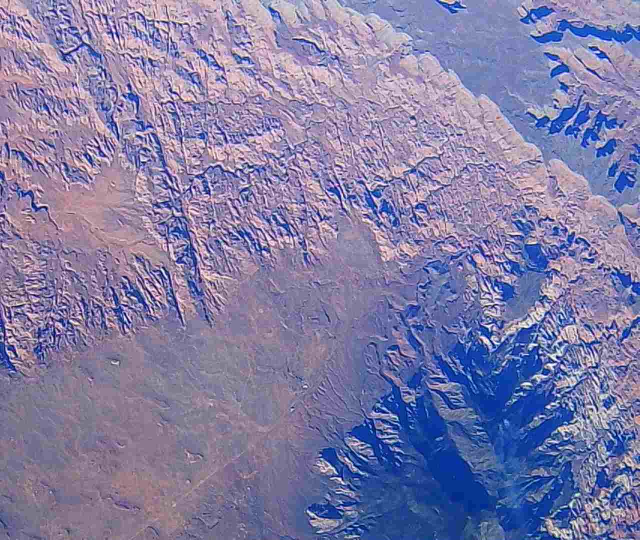
#> input picture frames/floating/img_006884.jpg, 1280 x 1080 px (shown at 1/2 size); its folder holds only this picture in this run
$ python build_corrected_frames.py
#> lines starting #> are read from the running program, lines starting #| are printed output that depends on the picture; after the words box and inside, x2 and y2 are one past the last pixel; in counts of white or black regions, pixels touching at a corner belong together
#!/usr/bin/env python3
"""Build colour-corrected annotation frames from the released raw frames.

Why this exists
---------------
The WORLD-10 camera recorded with an uncorrected white balance. At altitude the
whole scene is shifted strongly toward blue/violet, which makes green vegetation
read as grey-olive and makes shadowed rock read as blue. Annotators cannot apply
manual rule A-1 ("hue reads green") to imagery in that state, and the first
calibration checkpoint showed four annotators producing four different answers
because of it.

This script removes the *colour cast* only. It does not remove haze. Veiling
contrast loss is a separate physical effect that is preserved deliberately, so
the `clarity` quality flag still measures something real.

Method
------
For each frame:

1. Build a terrain reference population, excluding
   - dark pixels (water, deep shadow),
   - near-clipped bright pixels,
   - pixels that are already green-dominant, so that vegetation does not drag
     the reference toward green and suppress itself.
2. Take the per-channel median of that population.
3. Scale each channel so the median lands on a fixed bare-desert reference
   colour measured from USGS NAIP 2023 over the flight corridor.

The target is a single global constant, so every frame's terrain is normalised
to the same appearance. This deliberately discards real between-frame geology
and illumination differences: the output is an *annotation aid*, not a
radiometric product. `frames/` remains the authoritative released imagery.

Outputs
-------
frames_corrected/<phase>/<image>          corrected JPEGs
metadata/colour_correction.csv            per-frame gains and diagnostics
"""

from __future__ import annotations

import argparse
import csv
import hashlib
from pathlib import Path

import numpy as np
from PIL import Image

# Bare-desert median measured from USGS NAIP 2023 (public domain) over the
# Glen Canyon / Page corridor the flight crosses. See metadata/provenance.yaml.
TARGET_RGB = np.array([183.0, 136.0, 102.0])

DARK_V = 0.24  # below this is water or deep shadow, not terrain
BRIGHT_V = 0.92  # above this is near-clipped, unreliable for a reference
MIN_REFERENCE_PX = 20000
GAIN_LIMITS = (0.40, 3.00)

FIELDS = [
    "image",
    "phase",
    "ref_r",
    "ref_g",
    "ref_b",
    "gain_r",
    "gain_g",
    "gain_b",
    "reference_px",
    "clipped_after",
    "green_fraction",
    "green_largest_blob_px",
    "sha256",
]

# Green as manual rule A-1 defines it, applied to the corrected image.
#
# The upper hue bound is 150 deg, not 170. Swimming pools, lined industrial
# ponds and shallow turquoise water sit at 165-200 deg and were inflating this
# measurement by roughly 2x on frames that contain the town of Page. The value
# ceiling excludes those same bright cyan surfaces; living vegetation in this
# scene is dark (typical corrected RGB around 60,85,55).
GREEN_HUE = (70.0, 150.0)
GREEN_MIN_SAT = 0.15
GREEN_MIN_VALUE = 0.18
GREEN_MAX_VALUE = 0.70


def green_stats(rgb: np.ndarray) -> tuple[float, int]:
    """Fraction of the corrected frame that reads green, and the largest patch.

    Measured on the float image *before* JPEG encoding. Re-encoding introduces
    chroma artefacts that inflate this figure by up to ~50%, so any published
    number must come from here rather than from the delivered JPEG.
    """
    arr = np.clip(rgb, 0, 255) / 255.0
    mx = arr.max(axis=2)
    mn = arr.min(axis=2)
    diff = mx - mn
    sat = np.where(mx > 0, diff / np.maximum(mx, 1e-9), 0.0)
    r, g, b = arr[..., 0], arr[..., 1], arr[..., 2]
    hue = np.zeros_like(mx)
    safe = diff > 1e-9
    idx = safe & (mx == g)
    hue[idx] = 60.0 * (2.0 + (b[idx] - r[idx]) / diff[idx])
    idx = safe & (mx == b)
    hue[idx] = 60.0 * (4.0 + (r[idx] - g[idx]) / diff[idx])
    idx = safe & (mx == r)
    hue[idx] = 60.0 * (((g[idx] - b[idx]) / diff[idx]) % 6.0)

    mask = (
        (hue >= GREEN_HUE[0])
        & (hue <= GREEN_HUE[1])
        & (sat >= GREEN_MIN_SAT)
        & (mx >= GREEN_MIN_VALUE)
        & (mx <= GREEN_MAX_VALUE)
    )
    if not mask.any():
        return 0.0, 0
    try:
        from scipy import ndimage

        labels, count = ndimage.label(mask)
        largest = (
            int(np.bincount(labels.ravel())[1:].max()) if count else 0
        )
    except Exception:
        largest = -1
    return float(mask.mean()), largest


def terrain_reference(rgb: np.ndarray) -> tuple[np.ndarray, int]:
    """Median RGB of the frame's bare-terrain population."""
    value = rgb.max(axis=2) / 255.0
    usable = (value > DARK_V) & (value < BRIGHT_V)
    # Drop green-dominant pixels so vegetation does not bias its own correction.
    not_green = rgb[..., 1] <= rgb[..., 0]
    population = usable & not_green
    if population.sum() < MIN_REFERENCE_PX:
        population = usable
    if population.sum() < MIN_REFERENCE_PX:
        population = np.ones(value.shape, dtype=bool)
    ref = np.array([np.median(rgb[..., i][population]) for i in range(3)])
    return ref, int(population.sum())


def correct(rgb: np.ndarray) -> tuple[np.ndarray, np.ndarray, np.ndarray, int]:
    ref, n = terrain_reference(rgb)
    gain = np.clip(TARGET_RGB / np.maximum(ref, 1.0), *GAIN_LIMITS)
    out = np.clip(rgb * gain, 0, 255)
    return out, ref, gain, n


def sha256(path: Path) -> str:
    h = hashlib.sha256()
    with path.open("rb") as handle:
        for chunk in iter(lambda: handle.read(1 << 20), b""):
            h.update(chunk)
    return h.hexdigest()


def main() -> None:
    parser = argparse.ArgumentParser(description=__doc__)
    parser.add_argument("--frames", type=Path, default=Path("frames"))
    parser.add_argument("--out", type=Path, default=Path("frames_corrected"))
    parser.add_argument(
        "--manifest", type=Path, default=Path("metadata/colour_correction.csv")
    )
    parser.add_argument("--quality", type=int, default=90)
    args = parser.parse_args()

    rows: list[dict[str, object]] = []
    for phase_dir in sorted(p for p in args.frames.iterdir() if p.is_dir()):
        target_dir = args.out / phase_dir.name
        target_dir.mkdir(parents=True, exist_ok=True)
        for src in sorted(phase_dir.glob("*.jpg")):
            rgb = np.asarray(Image.open(src).convert("RGB")).astype(np.float64)
            out, ref, gain, n = correct(rgb)
#> in terrain_reference, `usable = (value > DARK_V) & (value < BRIGHT_V)`:
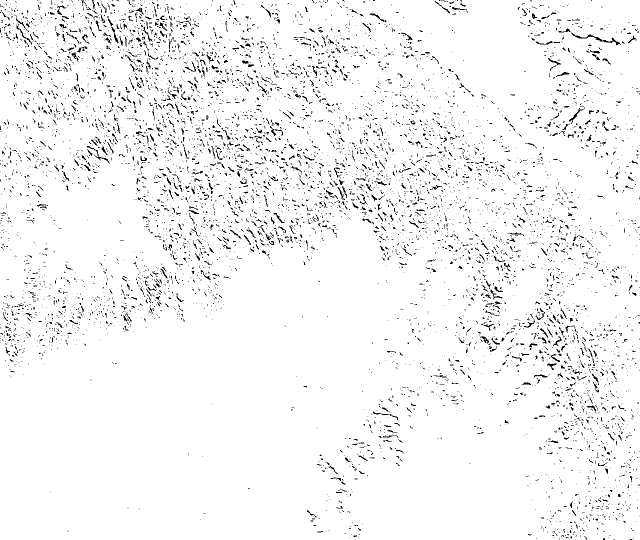
#> usable: shape (1080, 1280) bool (shown at 1/2 size); 96% white; black in thin lines or dots
#> in terrain_reference, `not_green = rgb[..., 1] <= rgb[..., 0]`: not_green: shape (1080, 1280) bool; 69.6% white; 205 black regions (46 under 20 px), largest, box (x1, y1, x2, y2) and area: (560, 410, 1280, 1080) 268758, (671, 0, 1280, 416) 95349, (1216, 538, 1280, 628) 3519
#> in terrain_reference, `population = usable & not_green`:
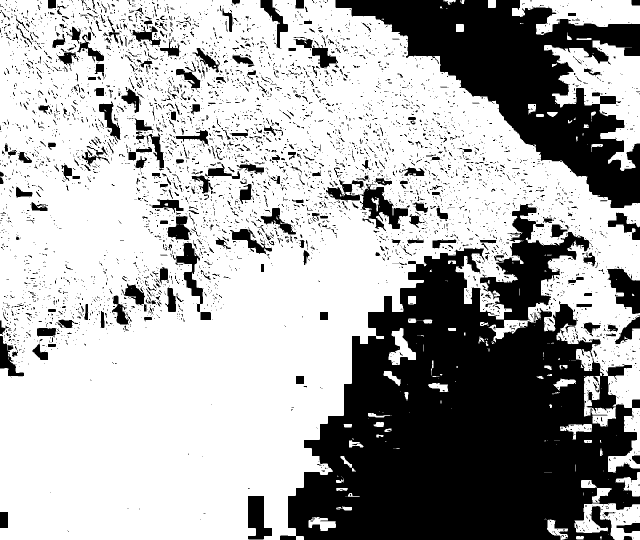
#> population: shape (1080, 1280) bool (shown at 1/2 size); 66.7% white; 5115 black regions (4580 under 20 px), largest, box (x1, y1, x2, y2) and area: (560, 407, 1280, 1080) 271061, (671, 0, 1280, 416) 95953, (720, 367, 816, 462) 3657
#> in terrain_reference, `ref = np.array([np.median(rgb[..., i][population]) for i in range(3)])`: ref = [145, 129, 160]
#> in correct, `ref, n = terrain_reference(rgb)`: n = 922191
#> in correct, `gain = np.clip(TARGET_RGB / np.maximum(ref, 1.0), *GAIN_LIMITS)`: gain = [1.26, 1.05, 0.637]
#> in correct, `out = np.clip(rgb * gain, 0, 255)`:
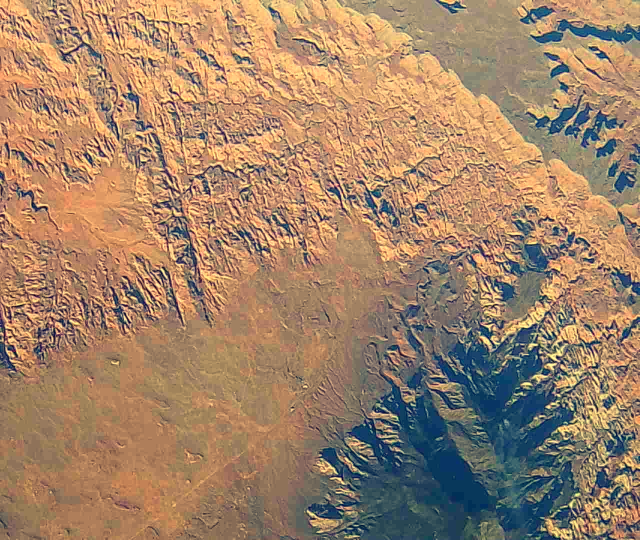
#> out: shape (1080, 1280, 3) float64 (shown at 1/2 size); mean R, G, B 161.4, 131.8, 105.7
#> ref = [145, 129, 160]; gain = [1.26, 1.05, 0.637]; n = 922191
            dst = target_dir / src.name
            frac, blob = green_stats(out)
#> in green_stats, `r, g, b = arr[..., 0], arr[..., 1], arr[..., 2]`:
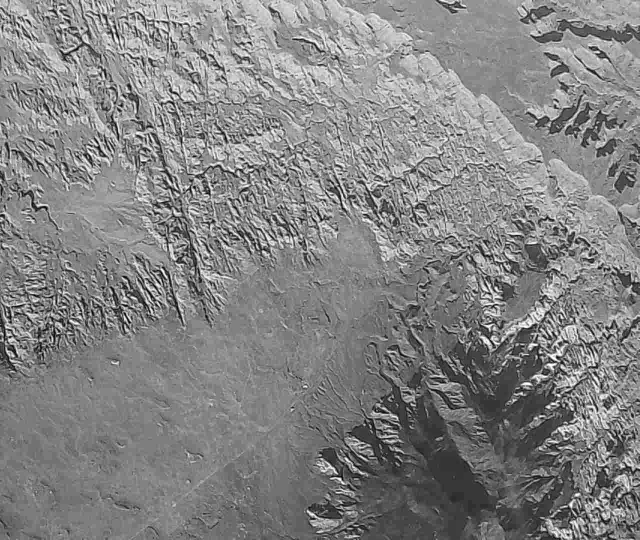
#> g: shape (1080, 1280) float64 (shown at 1/2 size); min 0, max 1, mean 0.517
#> in green_stats, `r, g, b = arr[..., 0], arr[..., 1], arr[..., 2]`:
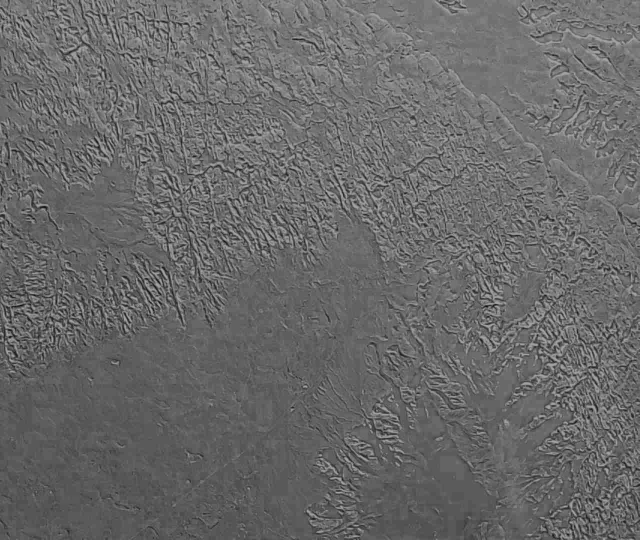
#> b: shape (1080, 1280) float64 (shown at 1/2 size); min 0.0125, max 0.637, mean 0.415
#> in green_stats, `safe = diff > 1e-9`: safe: shape (1080, 1280) bool; every value is 1
#> in green_stats, `idx = safe & (mx == g)`: idx: shape (1080, 1280) bool; 3.6% white; 2359 white regions (2036 under 20 px), largest, box (x1, y1, x2, y2) and area: (903, 868, 1008, 959) 3505, (592, 953, 691, 1080) 2965, (1003, 542, 1088, 623) 2474
#> in green_stats, `idx = safe & (mx == b)`: idx: shape (1080, 1280) bool; 14% white; 1581 white regions (1230 under 20 px), largest, box (x1, y1, x2, y2) and area: (611, 626, 1160, 1080) 128530, (993, 484, 1117, 557) 3559, (1115, 38, 1280, 89) 3336
#> in green_stats, `hue[idx] = 60.0 * (4.0 + (r[idx] - g[idx]) / diff[idx])`: hue: shape (1080, 1280) float64; min 0, max 300, mean 33.7
#> in green_stats, `idx = safe & (mx == r)`: idx: shape (1080, 1280) bool; 82.5% white; 1357 black regions (1047 under 20 px), largest, box (x1, y1, x2, y2) and area: (592, 608, 1194, 1080) 163988, (977, 483, 1117, 623) 8352, (1056, 38, 1280, 93) 5309
#> in green_stats, `hue[idx] = 60.0 * (((g[idx] - b[idx]) / diff[idx]) % 6.0)`:
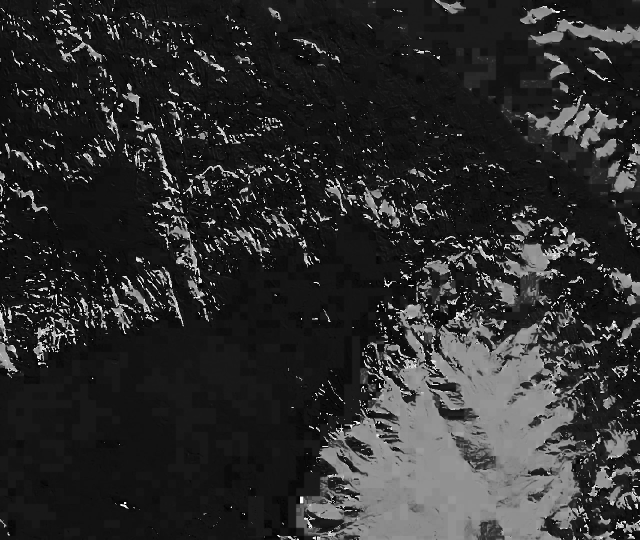
#> hue: shape (1080, 1280) float64 (shown at 1/2 size); min 0.0189, max 360, mean 65.1; drawn with min black and max white
#> in green_stats, `mask = ( (hue >= GREEN_HUE[0]) & (hue <= GREEN_HUE[1]) & (sat >= GREEN..`:
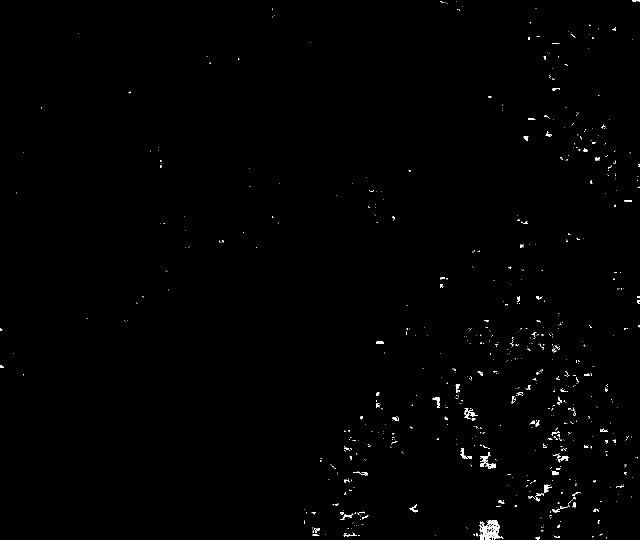
#> mask: shape (1080, 1280) bool (shown at 1/2 size); 0.51% white in thin lines or dots
#> in green_stats, `labels, count = ndimage.label(mask)`: labels: shape (1080, 1280) int32; 1030 distinct labels, from 0 to 1029
#> in green_stats, `labels, count = ndimage.label(mask)`: count = 1029
#> in green_stats, `largest = ( int(np.bincount(labels.ravel())[1:].max()) if count else 0 )`: largest = 939
#> frac = 0.00508; blob = 939
            Image.fromarray(out.astype(np.uint8)).save(dst, quality=args.quality)
            rows.append(
                {
                    "image": src.name,
                    "phase": phase_dir.name,
                    "ref_r": round(ref[0], 2),
                    "ref_g": round(ref[1], 2),
                    "ref_b": round(ref[2], 2),
                    "gain_r": round(gain[0], 4),
                    "gain_g": round(gain[1], 4),
                    "gain_b": round(gain[2], 4),
                    "reference_px": n,
                    "clipped_after": round(float((out >= 255).mean()), 6),
                    "green_fraction": round(frac, 6),
                    "green_largest_blob_px": blob,
                    "sha256": sha256(dst),
                }
            )
#> pass 2 of the loop in main, `for phase_dir in sorted(p for p in args.frames.iterdir() if p.is_dir()):`:
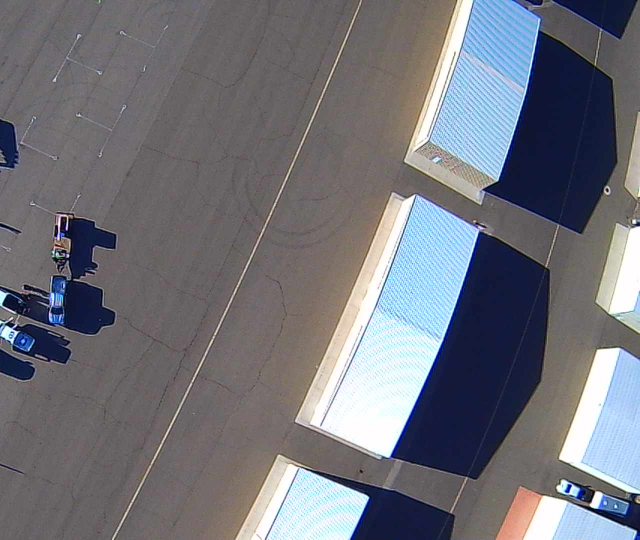
#> input picture frames/launching/img_002742.jpg, 1280 x 1080 px (shown at 1/2 size)
#> in terrain_reference (call 2), `usable = (value > DARK_V) & (value < BRIGHT_V)`:
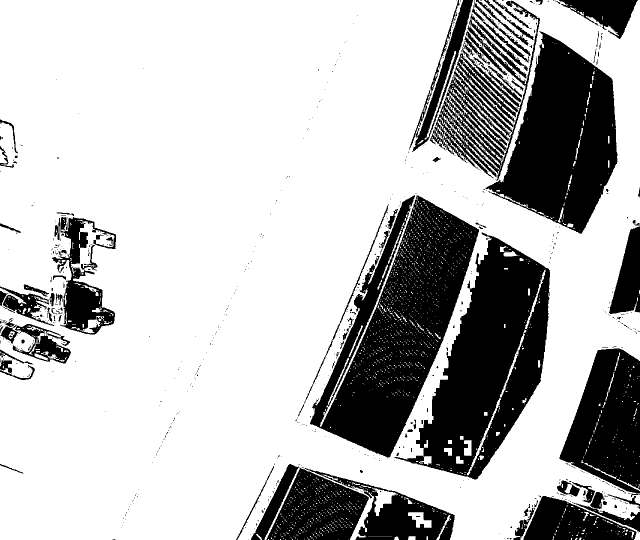
#> usable: shape (1080, 1280) bool (shown at 1/2 size); 73.4% white; 711 black regions (601 under 20 px), largest, box (x1, y1, x2, y2) and area: (620, 390, 958, 915) 81891, (789, 465, 1100, 959) 71004, (971, 63, 1235, 468) 59940
#> not_green: shape (1080, 1280) bool; 70.7% white; 138 black regions (89 under 20 px), largest, box (x1, y1, x2, y2) and area: (634, 390, 1096, 959) 157725, (848, 0, 1232, 465) 117713, (1097, 688, 1280, 1080) 41139
#> population: shape (1080, 1280) bool; 66.6% white; 454 black regions (391 under 20 px), largest, box (x1, y1, x2, y2) and area: (620, 390, 1104, 959) 176177, (824, 0, 1235, 470) 123888, (1047, 688, 1280, 1080) 54186
#> in terrain_reference (call 2), `ref = np.array([np.median(rgb[..., i][population]) for i in range(3)])`: ref = [109, 103, 103]
#> in main, `out, ref, gain, n = correct(rgb)`: gain = [1.68, 1.32, 0.99]; n = 921083
#> safe: shape (1080, 1280) bool; 100% white; black in thin lines or dots, all inside (x1, y1, x2, y2) = (1147, 104, 1148, 105)
#> in green_stats (call 2), `hue[idx] = 60.0 * (((g[idx] - b[idx]) / diff[idx]) % 6.0)`:
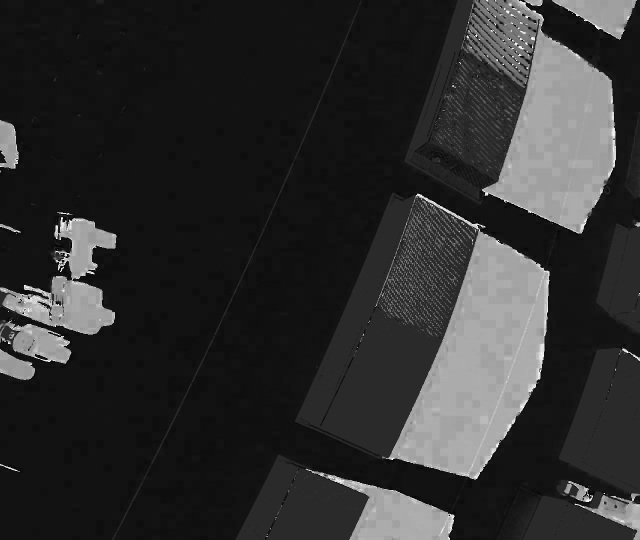
#> hue: shape (1080, 1280) float64 (shown at 1/2 size); min 0, max 359.7, mean 67.5; drawn with min black and max white
#> mask: shape (1080, 1280) bool; 0.02% white in thin lines or dots
#> count = 87
#> largest = 67
#> frac = 0.000188; blob = 67

    args.manifest.parent.mkdir(parents=True, exist_ok=True)
    with args.manifest.open("w", newline="\n") as handle:
        writer = csv.DictWriter(handle, fieldnames=FIELDS, lineterminator="\n")
        writer.writeheader()
        writer.writerows(rows)

    print(f"corrected {len(rows)} frames -> {args.out}")
#| corrected 2 frames -> frames_corrected
    print(f"manifest -> {args.manifest}")


if __name__ == "__main__":
    main()
